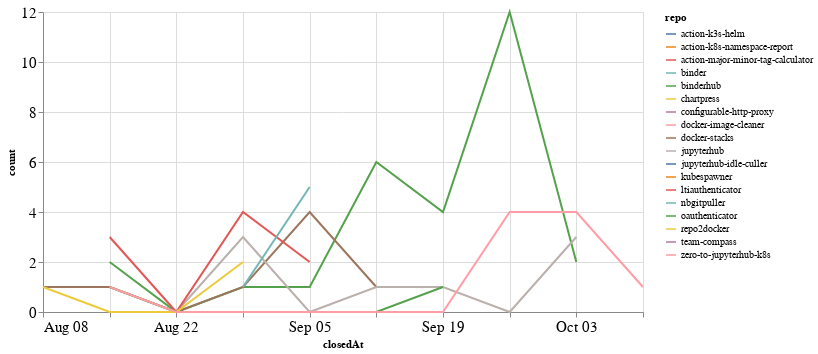

Notebook source saved alongside this figure:
### Code cell
closed_by_time = closed_by.groupby('repo').resample('W', on='closedAt').count()['author'].reset_index()
closed_by_time = closed_by_time.rename(columns={'author': 'count'})

alt.Chart(closed_by_time, width=600).mark_line().encode(
    x='closedAt',
    y='count',
    color='repo',
    tooltip="repo"
)

### Figure 1 — Vega-Lite specification as saved in the notebook (floating-point values rounded to 4 significant figures)
{"config": {"axisLeft": {"labelFontSize": 15}, "axisBottom": {"labelFontSize": 15}}, "data": {"name": "data-9a796693193a4cb745e21a0538f76e54"}, "mark": "line", "encoding": {"color": {"type": "nominal", "field": "repo"}, "tooltip": {"type": "nominal", "field": "repo"}, "x": {"type": "temporal", "field": "closedAt"}, "y": {"type": "quantitative", "field": "count"}}, "width": 600, "$schema": "https://vega.github.io/schema/vega-lite/v4.8.1.json", "datasets": {"data-9a796693193a4cb745e21a0538f76e54": [{"repo": "action-k3s-helm", "closedAt": "2021-10-10T00:00:00", "count": 1}, {"repo": "action-k8s-namespace-report", "closedAt": "2021-09-26T00:00:00", "count": 1}, {"repo": "action-major-minor-tag-calculator", "closedAt": "2021-09-26T00:00:00", "count": 1}, {"repo": "binder", "closedAt": "2021-10-03T00:00:00", "count": 1}, {"repo": "binderhub", "closedAt": "2021-08-15T00:00:00", "count": 2}, {"repo": "binderhub", "closedAt": "2021-08-22T00:00:00", "count": 0}, {"repo": "binderhub", "closedAt": "2021-08-29T00:00:00", "count": 1}, {"repo": "binderhub", "closedAt": "2021-09-05T00:00:00", "count": 1}, {"repo": "binderhub", "closedAt": "2021-09-12T00:00:00", "count": 6}, {"repo": "binderhub", "closedAt": "2021-09-19T00:00:00", "count": 4}, {"repo": "binderhub", "closedAt": "2021-09-26T00:00:00", "count": 12}, {"repo": "binderhub", "closedAt": "2021-10-03T00:00:00", "count": 2}, {"repo": "chartpress", "closedAt": "2021-09-05T00:00:00", "count": 1}, {"repo": "configurable-http-proxy", "closedAt": "2021-09-19T00:00:00", "count": 1}, {"repo": "docker-image-cleaner", "closedAt": "2021-09-26T00:00:00", "count": 1}, {"repo": "docker-stacks", "closedAt": "2021-08-08T00:00:00", "count": 1}, {"repo": "docker-stacks", "closedAt": "2021-08-15T00:00:00", "count": 1}, {"repo": "docker-stacks", "closedAt": "2021-08-22T00:00:00", "count": 0}, {"repo": "docker-stacks", "closedAt": "2021-08-29T00:00:00", "count": 1}, {"repo": "docker-stacks", "closedAt": "2021-09-05T00:00:00", "count": 4}, {"repo": "docker-stacks", "closedAt": "2021-09-12T00:00:00", "count": 1}, {"repo": "jupyterhub", "closedAt": "2021-08-15T00:00:00", "count": 1}, {"repo": "jupyterhub", "closedAt": "2021-08-22T00:00:00", "count": 0}, {"repo": "jupyterhub", "closedAt": "2021-08-29T00:00:00", "count": 3}, {"repo": "jupyterhub", "closedAt": "2021-09-05T00:00:00", "count": 0}, {"repo": "jupyterhub", "closedAt": "2021-09-12T00:00:00", "count": 1}, {"repo": "jupyterhub", "closedAt": "2021-09-19T00:00:00", "count": 1}, {"repo": "jupyterhub", "closedAt": "2021-09-26T00:00:00", "count": 0}, {"repo": "jupyterhub", "closedAt": "2021-10-03T00:00:00", "count": 3}, {"repo": "jupyterhub-idle-culler", "closedAt": "2021-09-19T00:00:00", "count": 2}, {"repo": "kubespawner", "closedAt": "2021-10-10T00:00:00", "count": 1}, {"repo": "ltiauthenticator", "closedAt": "2021-08-15T00:00:00", "count": 3}, {"repo": "ltiauthenticator", "closedAt": "2021-08-22T00:00:00", "count": 0}, {"repo": "ltiauthenticator", "closedAt": "2021-08-29T00:00:00", "count": 4}, {"repo": "ltiauthenticator", "closedAt": "2021-09-05T00:00:00", "count": 2}, {"repo": "nbgitpuller", "closedAt": "2021-08-29T00:00:00", "count": 1}, {"repo": "nbgitpuller", "closedAt": "2021-09-05T00:00:00", "count": 5}, {"repo": "oauthenticator", "closedAt": "2021-08-15T00:00:00", "count": 1}, {"repo": "oauthenticator", "closedAt": "2021-08-22T00:00:00", "count": 0}, {"repo": "oauthenticator", "closedAt": "2021-08-29T00:00:00", "count": 0}, {"repo": "oauthenticator", "closedAt": "2021-09-05T00:00:00", "count": 0}, {"repo": "oauthenticator", "closedAt": "2021-09-12T00:00:00", "count": 0}, {"repo": "oauthenticator", "closedAt": "2021-09-19T00:00:00", "count": 1}, {"repo": "repo2docker", "closedAt": "2021-08-08T00:00:00", "count": 1}, {"repo": "repo2docker", "closedAt": "2021-08-15T00:00:00", "count": 0}, {"repo": "repo2docker", "closedAt": "2021-08-22T00:00:00", "count": 0}, {"repo": "repo2docker", "closedAt": "2021-08-29T00:00:00", "count": 2}, {"repo": "team-compass", "closedAt": "2021-10-03T00:00:00", "count": 1}, {"repo": "zero-to-jupyterhub-k8s", "closedAt": "2021-08-15T00:00:00", "count": 1}, {"repo": "zero-to-jupyterhub-k8s", "closedAt": "2021-08-22T00:00:00", "count": 0}, {"repo": "zero-to-jupyterhub-k8s", "closedAt": "2021-08-29T00:00:00", "count": 0}, {"repo": "zero-to-jupyterhub-k8s", "closedAt": "2021-09-05T00:00:00", "count": 0}, {"repo": "zero-to-jupyterhub-k8s", "closedAt": "2021-09-12T00:00:00", "count": 0}, {"repo": "zero-to-jupyterhub-k8s", "closedAt": "2021-09-19T00:00:00", "count": 0}, {"repo": "zero-to-jupyterhub-k8s", "closedAt": "2021-09-26T00:00:00", "count": 4}, {"repo": "zero-to-jupyterhub-k8s", "closedAt": "2021-10-03T00:00:00", "count": 4}, {"repo": "zero-to-jupyterhub-k8s", "closedAt": "2021-10-10T00:00:00", "count": 1}]}}
